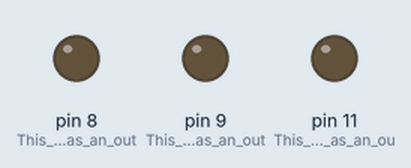
This sketch was run on a simulated Arduino Uno, built with avr-gcc and run on an emulated ATmega328P. On the bench: output pins drawn as LEDs (lit = HIGH).

Above: at 0.2 s.
At 1.2 s:
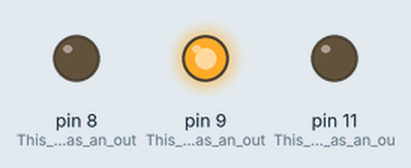
At 1.7 s:
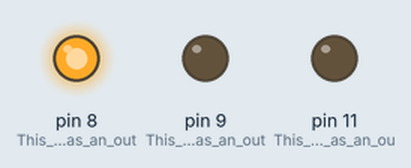
At 2.2 s:
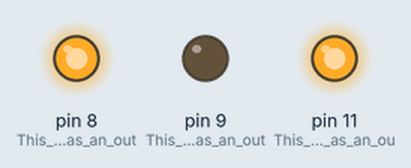
At 3.2 s:
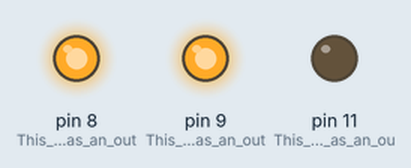
At 4.7 s:
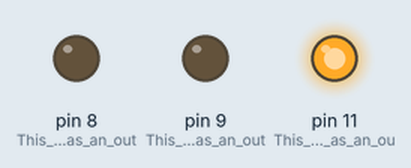
Timing chart, 0 to 5.2 s (numbered marks = the images above):
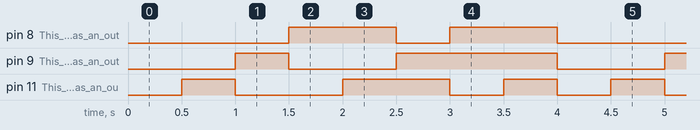

The sketch:

004_-_RGB_Light_Chaser.ino
```cpp
/*
  RGB Light Chaser

  Makes an RGB LED switch through multiple colors.

  This program makes use of int, pinMode, digitalWrite, and delay.
*/

// Variables:
int time_wait = 500; // This sets the variable "time_wait" as a variable with the value of 500.

// The setup function runs once when you press reset or power the board.
void setup() {
  pinMode(8, OUTPUT); // This sets pin 8 as an output. The pin of the RGB this is connected is Blue.
  pinMode(9, OUTPUT); // This sets pin 9 as an output. The pin of the RGB this is connected is Green.
  pinMode(11, OUTPUT); // This sets pin 11 as an output. The pin of the RGB this is connected is Red
}

// Blue + Red = Purple
// Green + Red = Yellow
// Blue + Green = Blue Green

// The loop function runs over and over again forever.
void loop() {
  // None
  digitalWrite(8, LOW); // This turns off pin 8 (LOW is the voltage).
  digitalWrite(9, LOW); // This turns off pin 9 (LOW is the voltage).
  digitalWrite(11, LOW); // This turns off pin 11 (LOW is the voltage).
  delay(time_wait); // This makes the program wait for time_wait milliseconds (500 milliseconds).
  // Red
  digitalWrite(8, LOW);
  digitalWrite(9, LOW);
  digitalWrite(11, HIGH); // This turns on pin 11 (HIGH is the voltage).
  delay(time_wait);
  // Green
  digitalWrite(8, LOW);
  digitalWrite(9, HIGH); // This turns on pin 9 (HIGH is the voltage).
  digitalWrite(11, LOW);
  delay(time_wait);
  // Blue
  digitalWrite(8, HIGH); // This turns on pin 8 (HIGH is the voltage).
  digitalWrite(9, LOW);
  digitalWrite(11, LOW);
  delay(time_wait);
  // Purple
  digitalWrite(8, HIGH);
  digitalWrite(9, LOW);
  digitalWrite(11, HIGH);
  delay(time_wait);
  // Yellow
  digitalWrite(8, LOW);
  digitalWrite(9, HIGH);
  digitalWrite(11, HIGH);
  delay(time_wait);
  // Blue Green
  digitalWrite(8, HIGH);
  digitalWrite(9, HIGH);
  digitalWrite(11, LOW);
  delay(time_wait);
  // White
  digitalWrite(8, HIGH);
  digitalWrite(9, HIGH);
  digitalWrite(11, HIGH);
  delay(time_wait);
}
```

Measured:
- by itself, pin 8 (This_sets_pin_8_as_an_out): repeats every 4.0 s: LOW 0.50 s, HIGH 1.0 s, LOW 1.5 s, HIGH 1.0 s
- by itself, pin 9 (This_sets_pin_9_as_an_out): repeats every 4.0 s: LOW 1.0 s, HIGH 1.5 s, LOW 1.0 s, HIGH 0.50 s
- by itself, pin 11 (This_sets_pin_11_as_an_ou): repeats every 4.0 s: LOW 1.0 s, HIGH 1.0 s, 2 × (LOW 0.50 s, HIGH 0.50 s)
